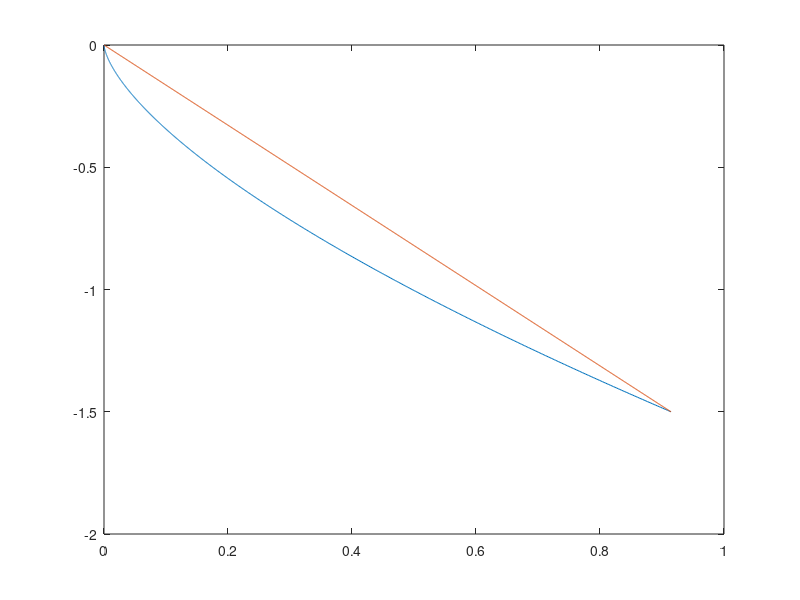

Reproduce this figure in MATLAB.
%% DESCRIPTION

%CHECKS THE MOST TIME EFFICIENT CURVE
% GIVES R, B, AND TIME FOR GIVEN X AND Y

%WHERE%
%R IS THE COEFFICIENT FOR Y; MUST BE NEGATIVE!
%B IS THE COEFFICIENT FOR X; ALWAYS POSITIVE

%NOTES:
% didn't declare gravitational acceleration as as constant >.>
% must use (1-cost) for y, not (-1+cost)

close all
clear all
clc

%% DECLARE END COORDINATES
X = 0.9144;
Y = -1.5;

theta = atan(abs(Y/X));

%% GRAPH SPECIFICATIONS
%STEPSIZE
n = 0.01; %(0.1*pi to 1.9*pi; excluding 0 and 2PI)

% DIVISIONS
DIV_INTERVAL = (2/n)-1; %-1 to exlude 0 and 2PI

%% VECTORS

% VECTORS THAT HOLD R,B,TIME, AND PARAMETRIC VAR VALUES
R_VECT = zeros(1,DIV_INTERVAL); %(R)
B_VECT = zeros(1,DIV_INTERVAL); %(B)
T_VECT = zeros(1,DIV_INTERVAL); %(TIME)
smallT_VECT = zeros(1,DIV_INTERVAL); %t, parametric variables

%% PROCESS

CURRENT_STEP = 0;

for i = 1:DIV_INTERVAL

CURRENT_STEP = CURRENT_STEP + n;

%CHOOSE T (FROM 0<t<2PI)
t = CURRENT_STEP*pi;

% CALCULATE R VALUE 
R = Y./(1-cos(t));
% CALCULATE B VALUE;
B = X./(t-sin(t));

%if the error is below 5%
if abs(abs(B)-abs(R))<0.05
    time = abs(sqrt(B/7.007).*t);
else % derived formula
    f =@(x)(B/R)*(1/(sqrt(10/7*9.81)))*sqrt((B^2.*x+2*R^3-R^2.*x)./(2*B^2*R.*x-(B.^2)*x.^2));
    time = abs(integral(f,0,4));
end

% store values to vectors
R_VECT(i) = R;
B_VECT(i) = B;
T_VECT(i) = time;
smallT_VECT(i) = t;
end

%% Extract smallest time + index. Use index to get corresponding 
[M,I] = min(T_VECT);
R_FINAL = R_VECT(I);
B_FINAL = B_VECT(I);
T_FINAL = T_VECT(I);
SMALLT_FINAL =smallT_VECT(I);
PI_COEFF = SMALLT_FINAL/pi;

%% CALCULATE THEORETICAL SLOPE TIME (using energy equation)

T_SLOPE = sqrt(2*9.81*abs(Y))/(9.81*sin(theta));

%% OUTPUT

sprintf('EFFICIENT R VALUE: %f \n' ,R_FINAL),
sprintf('EFFICIENT B VALUE: %f \n' ,B_FINAL),
sprintf('TIME ELAPSED: %f \n' ,T_FINAL),
sprintf('TIME ELAPSED FOR SLOPE: %f \n' ,T_SLOPE),
sprintf('PI COEFFICENT: %f \n' ,PI_COEFF),

% LOL IT'S THE SAME VALUE AS X ABOVE
endCoordinate_X = B_FINAL.*(SMALLT_FINAL-sin(SMALLT_FINAL));

% create vector parametric inputs (t)
t = linspace(0,SMALLT_FINAL,1000);

% create vector of x inputs
t2 = linspace (0, endCoordinate_X,1000);

% PARAMETRIC EQUATIONS
x = B_FINAL.*(t-sin(t));
y = R_FINAL.*(1-cos(t));

%RECTANGULAR COORDINATE FUNCTION
%WHERE Y/X IS THE SLOPE (MUST START AT (0,0)).
z=(Y/X)*t2;

% subplot(2,1,1)
plot(x,y)
hold on
plot(t2,z)
